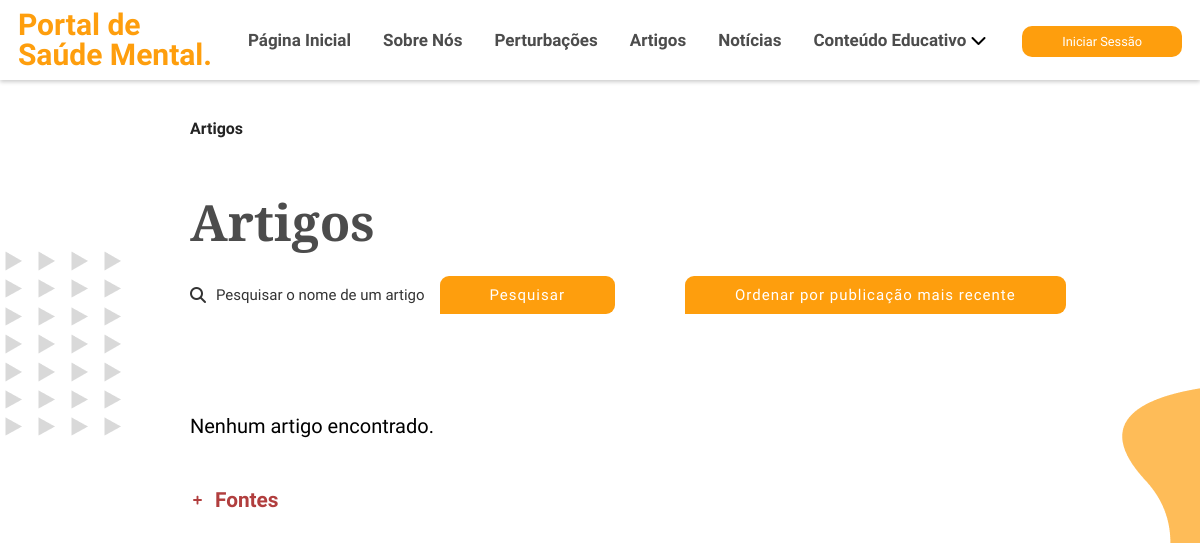
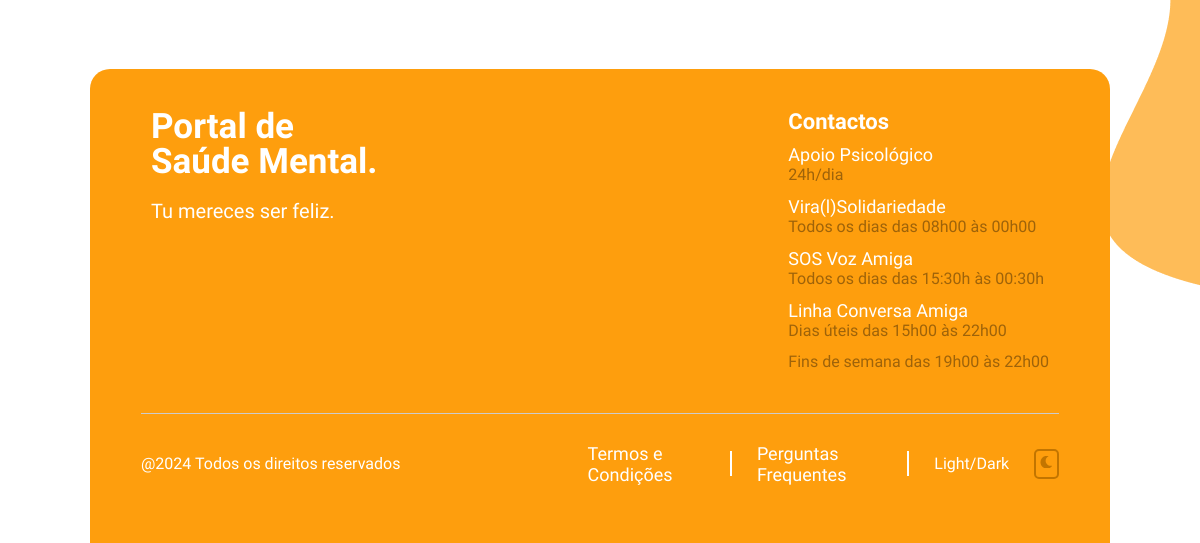
The page /artigos/index.php on the database as committed earlier (2 pictures, top to bottom).
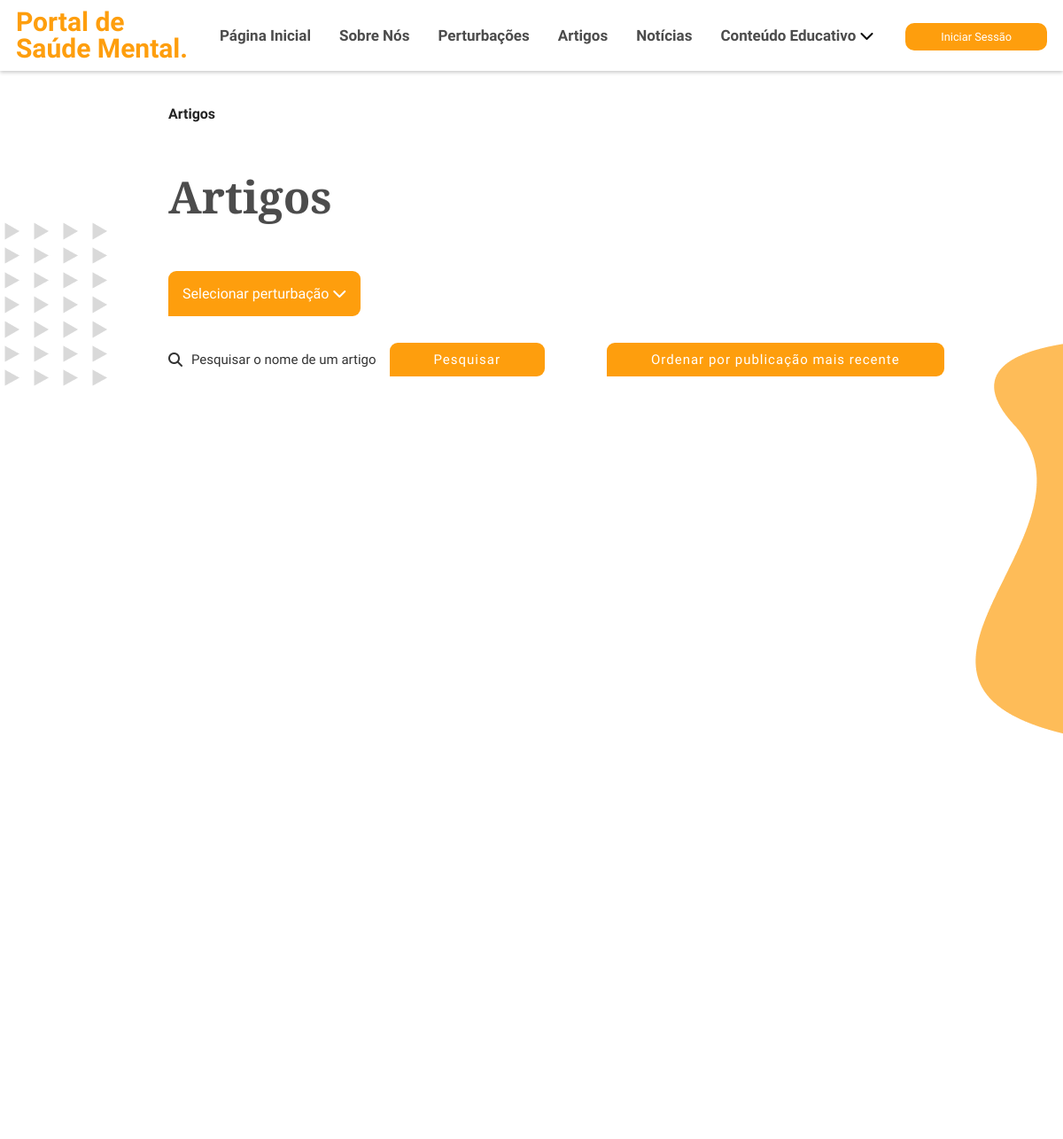
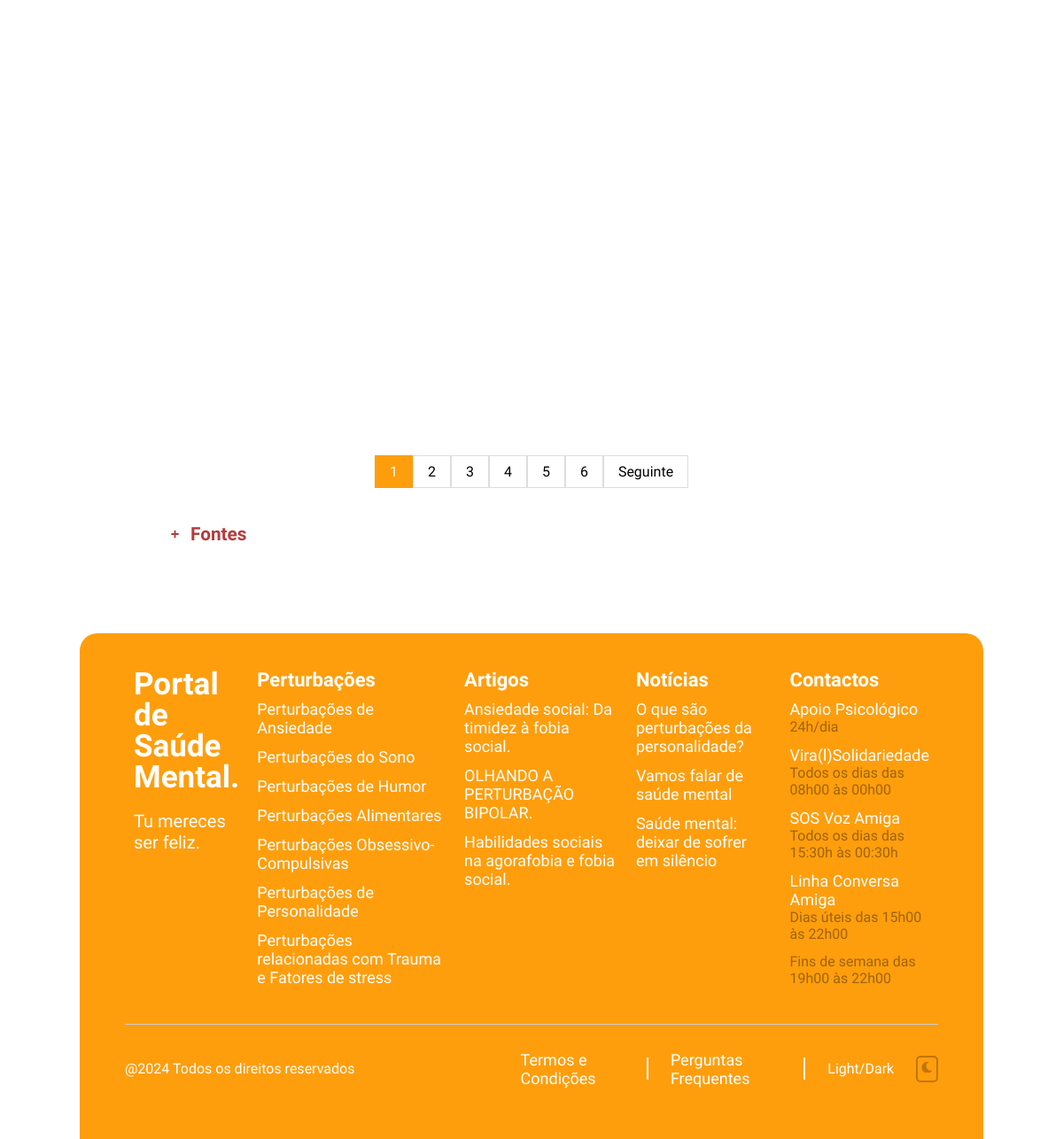
The same page on the database as committed later (2 pictures, top to bottom).
### tables this page shows
CREATE TABLE `perturbacoes` (
  `perturbacoes_id` int(11) NOT NULL,
  `nome` varchar(255) NOT NULL,
  `texto` mediumtext NOT NULL,
  `img_perturbacao` mediumtext DEFAULT NULL,
  `img_perturbacao_circ` mediumtext DEFAULT NULL,
  `banner_perturbacao` mediumtext NOT NULL,
  `fonte` varchar(1000) NOT NULL
);

CREATE TABLE `artigos` (
  `artigo_id` int(11) NOT NULL,
  `juncao_perturbacoes_id` int(11) DEFAULT NULL,
  `titulo` varchar(1000) NOT NULL,
  `data_publicacao` mediumtext NOT NULL,
  `autor` mediumtext NOT NULL,
  `img_artigo` mediumtext NOT NULL,
  `fonte` varchar(1000) NOT NULL
);

CREATE TABLE `noticias` (
  `noticias_id` int(11) NOT NULL,
  `titulo` varchar(1000) NOT NULL,
  `data_publicacao` date NOT NULL,
  `autor` varchar(1000) NOT NULL,
  `img_noticia` mediumtext NOT NULL,
  `conteudo_texto` varchar(1000) NOT NULL,
  `fonte` varchar(1000) NOT NULL
);

### artigos/index.php (the view, shortened to what the changed rows need)
<?php
include '../includes/header.php';
require_once ("../conn/conn.php");
?>
<body>
    <div class="heading">
        <h1>
            Artigos
        </h1>
    </div>
    <section class="artigos" id="artigos">
        <?php
        $query_perturbacoes = "SELECT nome, perturbacoes_id FROM perturbacoes";
        $result_perturbacoes = mysqli_query($conn, $query_perturbacoes);
        if ($result_perturbacoes && mysqli_num_rows($result_perturbacoes) > 0) {
            ?>
            <div class="dropdown2">
                <button class="dropbtn">Selecionar perturbação
                    <i class="fas fa-chevron-down"></i>
                </button>
            </div>
            <?php
        }
        ?>
        <div class="container">
            <div class="container-search">
            </div>
            <div class="container-order">
            </div>
        </div>
        <?php
        $itens_por_pagina = 6;
        $pagina_atual = isset($_GET['pagina']) ? $_GET['pagina'] : 1;
        $offset = ($pagina_atual - 1) * $itens_por_pagina;
        $query = "SELECT artigos.juncao_perturbacoes_id, perturbacoes.nome AS perturbacao_nome, grupos_perturbacoes.nome AS grupo_nome, artigos.titulo, artigos.data_publicacao, artigos.autor, artigos.img_artigo
                FROM artigos
                INNER JOIN juncao_perturbacoes ON artigos.juncao_perturbacoes_id = juncao_perturbacoes.juncao_perturbacoes_id
                INNER JOIN perturbacoes ON juncao_perturbacoes.perturbacoes_id = perturbacoes.perturbacoes_id
                INNER JOIN grupos_perturbacoes ON juncao_perturbacoes.grupos_perturbacoes_id = grupos_perturbacoes.grupos_perturbacoes_id";
        $query_count = "SELECT COUNT(*) AS total FROM ($query) AS count_query";
        $result_count = mysqli_query($conn, $query_count);
        $total_resultados = 0;
        if ($result_count) {
            $row_count = mysqli_fetch_assoc($result_count);
            $total_resultados = $row_count['total'];
        }
        $total_paginas = ceil($total_resultados / $itens_por_pagina);
        $query .= " LIMIT $itens_por_pagina OFFSET $offset";
        $result = mysqli_query($conn, $query);
        if ($result && mysqli_num_rows($result) > 0) {
            ?>
            <div class="card-container">
                <?php
                while ($row = mysqli_fetch_assoc($result)) {
                    $data_publicacao = date("d-m-Y", strtotime($row['data_publicacao']));
                    ?>
                    <div class="card">
                        <?php
                        $titulo_codificado = urlencode($row["titulo"]);
                        ?>
                        <a href="artigo/?titulo=<?php echo $titulo_codificado; ?>">
                            <img src="../admin/inserir/imgs/artigos/<?php if (!empty($row["img_artigo"])) {
                                echo $row["img_artigo"];
                            } else {
                                echo "teste.jpeg";
                            } ?>" alt="<?php echo $row["img_artigo"]; ?>" class="lazyload">
                        </a>
                        <div class="card4-content">
                            <h3><?php echo $row["perturbacao_nome"] ?></h3>
                            <h2><?php echo $row["grupo_nome"] ?></h2>
                            <h1><?php echo $row["titulo"] ?></h1>
                            <p><?php echo $row['data_publicacao'] ?></p>
                            <p><?php echo $row['autor'] ?></p>
                        </div>
                    </div>
                    <?php
                }
                ?>
            </div>
            <?php
        } else {
            echo '<div style="margin: 100px 100px 50px 100px; font-size: 20px;">Nenhum artigo encontrado.</div>';
        }
        if ($total_paginas > 1) {
            ?>
            <div class='paginacao'>
                <?php
                for ($pagina = 1; $pagina <= $total_paginas; $pagina++) {
                    $classe_pagina_atual = ($pagina == $pagina_atual) ? "pagina-atual" : "";
                    echo "<a class='$classe_pagina_atual' href='?pagina=$pagina";
                    if (isset($_GET['filter']) && !empty($_GET['filter'])) {
                        echo "&filter=" . urlencode($_GET['filter']);
                    }
                    if (isset($_GET['filter_autor']) && !empty($_GET['filter_autor'])) {
                        echo "&filter_autor=" . urlencode($_GET['filter_autor']);
                    }
                    if (isset($_GET['search_query']) && !empty($_GET['search_query'])) {
                        echo "&search_query=" . urlencode($_GET['search_query']);
                    }
                    if (isset($_GET['ordem']) && !empty($_GET['ordem'])) {
                        echo "&ordem=" . urlencode($_GET['ordem']);
                    }
                    echo "'>$pagina</a> ";
                }
                if ($pagina_atual < $total_paginas) {
                    echo "<a href='?pagina=" . ($pagina_atual + 1);
                    if (isset($_GET['filter']) && !empty($_GET['filter'])) {
                        echo "&filter=" . urlencode($_GET['filter']);
                    }
                    if (isset($_GET['filter_autor']) && !empty($_GET['filter_autor'])) {
                        echo "&filter_autor=" . urlencode($_GET['filter_autor']);
                    }
                    if (isset($_GET['search_query']) && !empty($_GET['search_query'])) {
                        echo "&search_query=" . urlencode($_GET['search_query']);
                    }
                    if (isset($_GET['ordem']) && !empty($_GET['ordem'])) {
                        echo "&ordem=" . urlencode($_GET['ordem']);
                    }
                    echo "'>Seguinte</a>";
                }
                ?>
            </div>
            <?php
        }
        ?>
    </section>
    <footer>
        <div class="footer-row">
            <div class="footer-col">
                <h1>Portal de <br> Saúde Mental.</h1>
            </div>
            <?php
            $query = "SELECT nome, img_perturbacao FROM perturbacoes";
            $result = mysqli_query($conn, $query);
            if ($result && mysqli_num_rows($result) > 0) {
                ?>
                <div class="footer-col">
                    <h3>Perturbações</h3>
                    <?php
                    while ($row = mysqli_fetch_assoc($result)) {
                        ?>
                        <ul>
                            <?php
                            $nome_codificado = urlencode($row["nome"]);
                            ?>
                            <li><a
                                    href="../perturbacoes/grupo-perturbacoes/?nome=<?php echo $nome_codificado; ?>"><?php echo $row["nome"] ?></a>
                            </li>
                        </ul>
                        <?php
                    }
                    ?>
                </div>
                <?php
            }
            ?>
            <?php
            $query = "SELECT titulo FROM artigos LIMIT 3";
            $result = mysqli_query($conn, $query);
            if ($result && mysqli_num_rows($result) > 0) {
                ?>
                <div class="footer-col">
                    <h3>Artigos</h3>
                    <?php
                    while ($row = mysqli_fetch_assoc($result)) {
                        ?>
                        <ul>
                            <?php
                            $titulo_codificado = urlencode($row["titulo"]);
                            ?>
                            <li><a
                                    href="../artigos/artigo/?titulo=<?php echo $titulo_codificado; ?>"><?php echo $row["titulo"] ?></a>
                            </li>
                        </ul>
                        <?php
                    }
                    ?>
                </div>
                <?php
            }
            ?>
            <?php
            $query = "SELECT titulo FROM noticias LIMIT 3";
            $result = mysqli_query($conn, $query);
            if ($result && mysqli_num_rows($result) > 0) {
                ?>
                <div class="footer-col">
                    <h3>Notícias</h3>
                    <?php
                    while ($row = mysqli_fetch_assoc($result)) {
                        ?>
                        <ul>
                            <?php
                            $titulo_codificado = urlencode($row["titulo"]);
                            ?>
                            <li><a
                                    href="../noticias/noticia/?titulo=<?php echo $titulo_codificado; ?>"><?php echo $row["titulo"] ?></a>
                            </li>
                        </ul>
                        <?php
                    }
                    ?>
                </div>
                <?php
            }
            ?>
        </div>
    </footer>
</body>
</html>

Rows that differ between the two databases and show on the page:
added perturbacoes: nome "Perturbações de Ansiedade"
added perturbacoes: nome "Perturbações do Sono"
added perturbacoes: nome "Perturbações de Humor"
added perturbacoes: nome "Perturbações Alimentares"
added perturbacoes: nome "Perturbações Obsessivo-Compulsivas"
added perturbacoes: nome "Perturbações de Personalidade"
added perturbacoes: nome "Perturbações relacionadas com Trauma e Fatores de stress"
added artigos: titulo "Ansiedade social: Da timidez à fobia social."
added artigos: titulo "OLHANDO A PERTURBAÇÃO BIPOLAR."
added artigos: titulo "Habilidades sociais na agorafobia e fobia social."
added noticias: titulo "O que são perturbações da personalidade?"
added noticias: titulo "Vamos falar de saúde mental"
added noticias: titulo "Saúde mental: deixar de sofrer em silêncio"
Other text that changed with them:
text no longer shown: "Nenhum artigo encontrado."
text now shown: "Selecionar perturbação Seguinte Perturbações Artigos Notícias"
new list line: "1"
new list line: "2"
new list line: "3"
new list line: "4"
new list line: "5"
new list line: "6"
